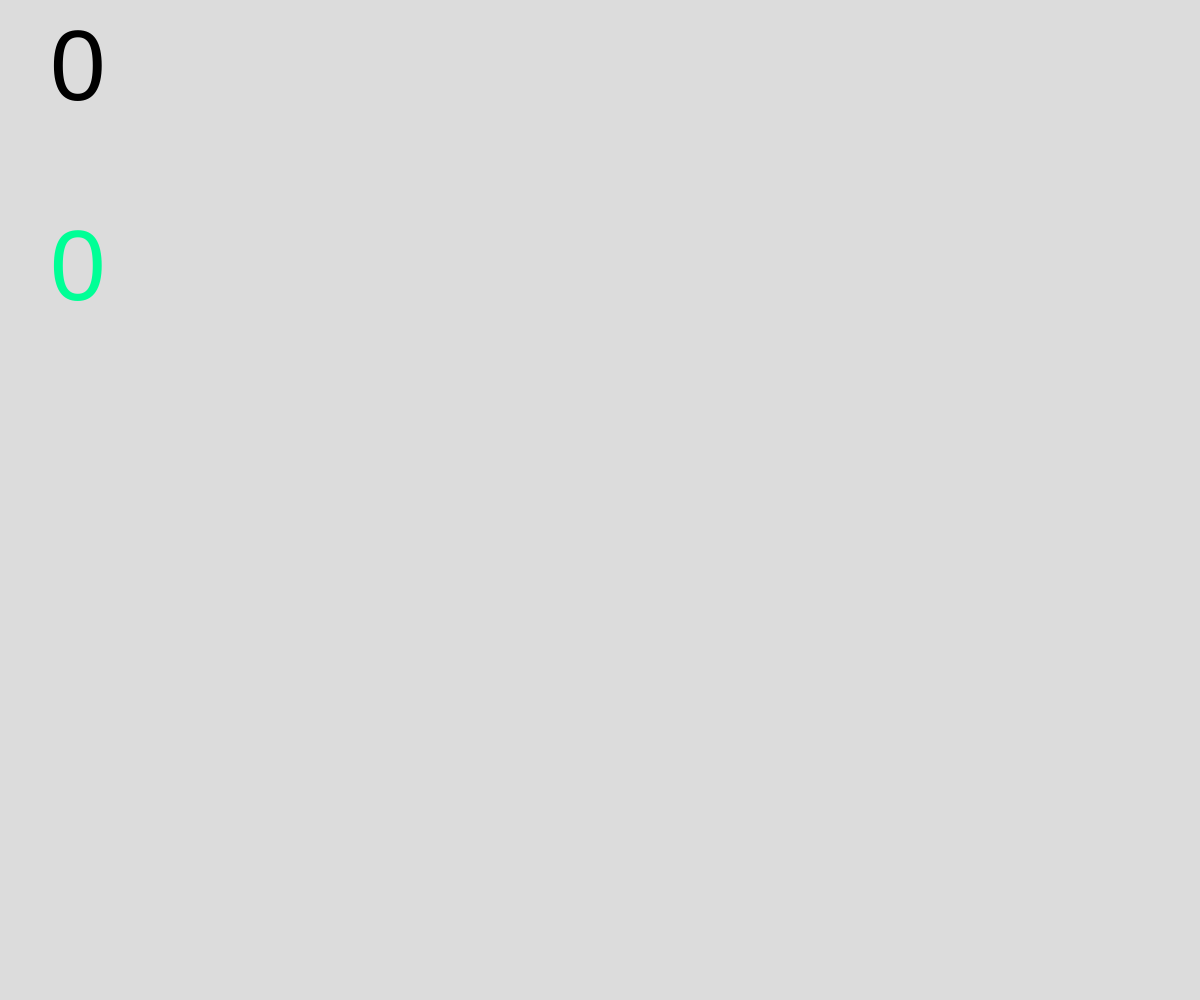
Frame 1 (no input)
Frame 60 (no input): identical to frame 1, image omitted
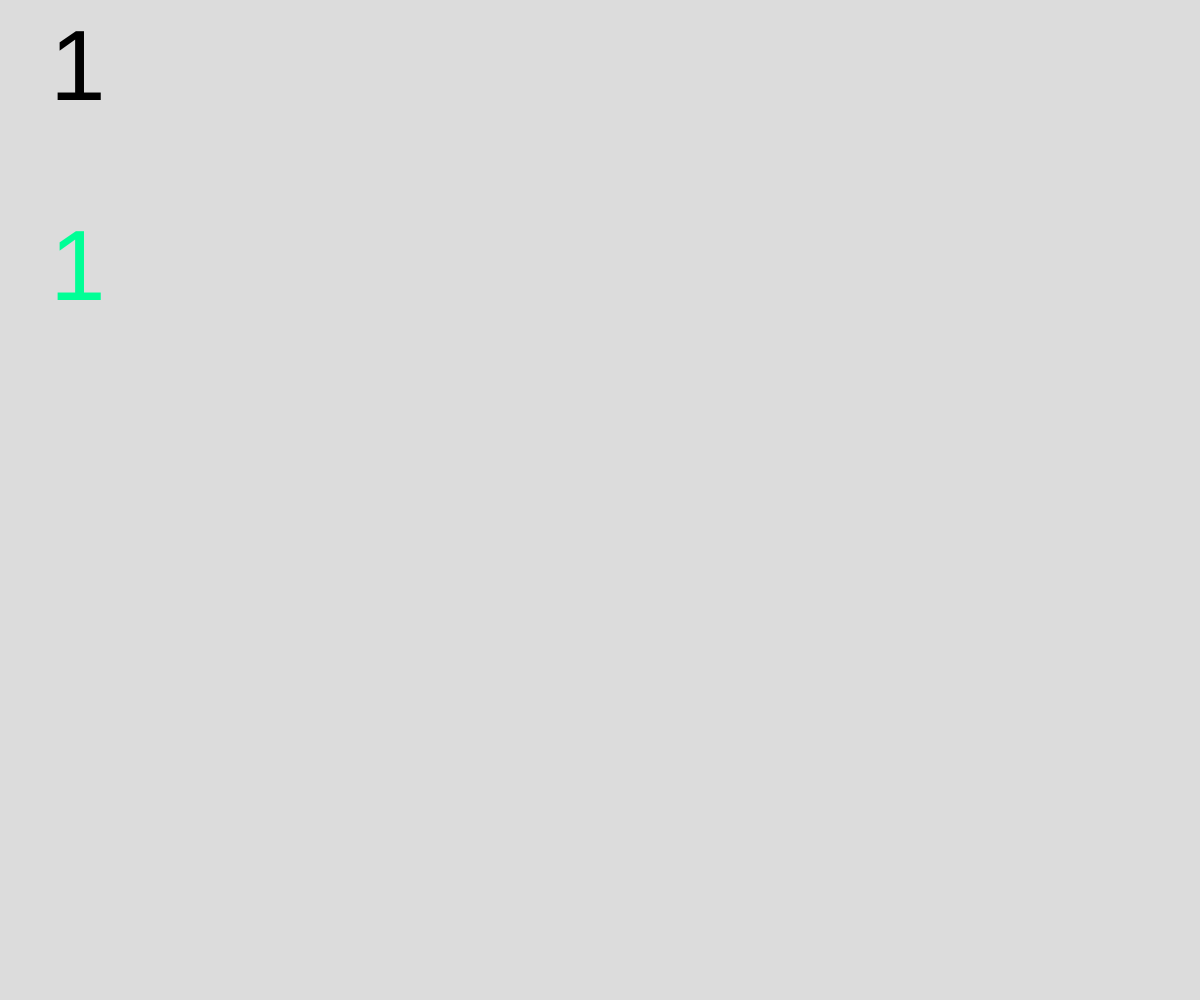
Frame 120 (the mouse pressed at the canvas centre since frame 60)

The p5.js sketch that drew these frames (run headless with seeded random() and noise() and a simulated clock; from frame 60 on, the mouse is pressed at the canvas centre):

// p5.js sketch
// ── sketch.js
// Local Storage
// Abar
// Date
//
// Extra for Experts:
// - describe what you did to take this project "above and beyond"

let numberofClicks = 0;
let highScore;

function setup() {
  createCanvas(windowWidth, windowHeight);

  if (getItem("high score") !== null) {
    highScore = getItem("high score");
  }
  else {
    highScore = 0;
  }
}

function draw() {
  background(220);

  textSize(100);
  fill(0);
  text(numberofClicks, 50, 100);

  fill(0, 255, 150);
  text(highScore, 50, 300);
}

function mousePressed() {
  numberofClicks++;
  if (numberofClicks > highScore) {
    highScore = numberofClicks;

    storeItem("high score", highScore);
  }

  fill(0);
  circle(random(0, width), random(0, height), 5);
}
